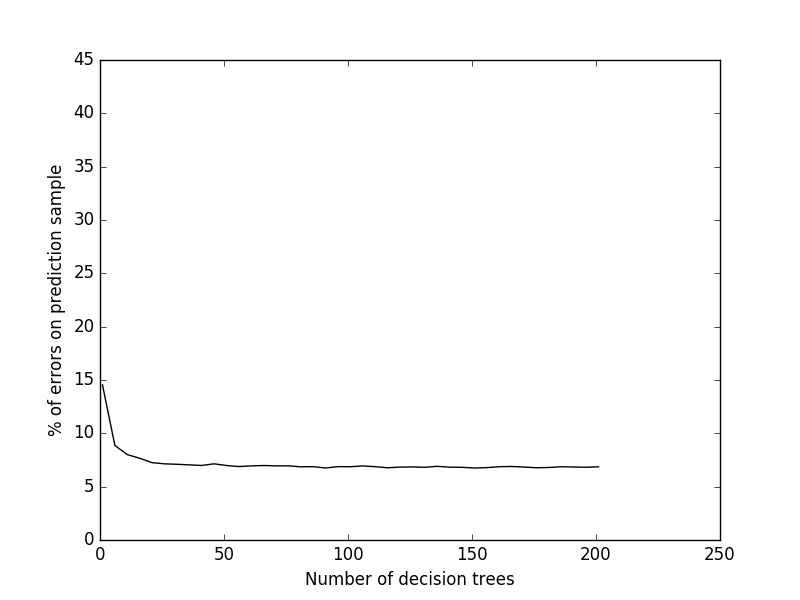

Recreate this plot in Python.
import csv
import sqlite3
import numpy as np
from sklearn.ensemble import RandomForestClassifier
import random
import difflib
import math
import numbers
import pickle
import matplotlib.pyplot as plt
import operator
import itertools
import math
import datetime
#size test does not vary with size
def rssiWithHumidity(timestamp, rssi):
	res = math.cos((2*math.pi*float(timestamp2hour(timestamp))-1)/24)
	if res < -0.5:		
		res = -0.5
	return rssi - res
def timestamp2hour(timestamp):
	return int(datetime.datetime.fromtimestamp(int(timestamp)).strftime('%H'))

def probabilityPredictionMainAndSub(sizeTest, clf4, clf3_1, clf3_2, clf3_3, clf3_4, X, X1, X2, X3, X4, XuntouchedF,XuntouchedF1,XuntouchedF2,XuntouchedF3,XuntouchedF4, YuntouchedF):
	YpredictionConsecutiveSignal = []
	probas3_1 = clf3_1.predict_proba(XuntouchedF1)
	probas3_2 = clf3_2.predict_proba(XuntouchedF2)
	probas3_3 = clf3_3.predict_proba(XuntouchedF3)
	probas3_4 = clf3_4.predict_proba(XuntouchedF4)

	probas4 = clf4.predict_proba(XuntouchedF)

	places = ['carte_bancaire', 'fenetre_casque', 'fenetre_russia', 'me', 'russia', 'the']

	for i in range(len(probas3_1)):

		probas = [probas4[i][j]+probas3_1[i][j]+probas3_2[i][j]+probas3_3[i][j]+probas3_4[i][j] for j in range(len(probas3_1[i]))]
		maxIndex = max(enumerate(probas),key=lambda x: x[1])[0]
		YpredictionConsecutiveSignal.append(places[maxIndex])

	return YpredictionConsecutiveSignal

def probabilityPredictionSub(sizeTest, clf3_1, clf3_2, clf3_3, clf3_4, X1, X2, X3, X4, XuntouchedF,XuntouchedF1,XuntouchedF2,XuntouchedF3,XuntouchedF4, YuntouchedF):
	YpredictionConsecutiveSignal = []
	probas3_1 = clf3_1.predict_proba(XuntouchedF1)
	probas3_2 = clf3_2.predict_proba(XuntouchedF2)
	probas3_3 = clf3_3.predict_proba(XuntouchedF3)
	probas3_4 = clf3_4.predict_proba(XuntouchedF4)
	places = ['carte_bancaire', 'fenetre_casque', 'fenetre_russia', 'me', 'russia', 'the']

	for i in range(len(probas3_1)):

		probas = [probas3_1[i][j]+probas3_2[i][j]+probas3_3[i][j]+probas3_4[i][j] for j in range(len(probas3_1[i]))]
		maxIndex = max(enumerate(probas),key=lambda x: x[1])[0]
		YpredictionConsecutiveSignal.append(places[maxIndex])

	return YpredictionConsecutiveSignal
	
def givesClassifier(ID, DBS, XconsecutiveSignalCombinaisons, XconsecutiveSignal, YconsecutiveSignalCombinaisons, YconsecutiveSignal, sizeTest, XuntouchedF, YuntouchedF, trees):
	clf4 = RandomForestClassifier(n_estimators=trees)

	limitTestSampleCombi = int(math.floor(int(len(XconsecutiveSignal)*sizeTest)))
	limitTestSampleFinal = int(math.floor(int(len(XconsecutiveSignal)*sizeTest)))
	clf4 = clf4.fit(XconsecutiveSignal[:limitTestSampleCombi], YconsecutiveSignal[:limitTestSampleCombi])


	YpredictionConsecutiveSignal4 = clf4.predict(XuntouchedF)
	Yshould = YuntouchedF
	ratio4 = 0
	dicDB = dict()
	for db in DBS:
		dicDB[db[2]] = 0

	for j in range(len(YpredictionConsecutiveSignal4)):
		if Yshould[j] == YpredictionConsecutiveSignal4[j]:
			ratio4 += 1
		else:
			dicDB[Yshould[j]] += 1
	errors4= ratio4
	ratio4 = float(ratio4)

	ratio4 = ratio4 / len(Yshould)
	print("Similarity percentile : " + str(ratio4))
	print("size " + str(sizeTest) + str(len(Yshould)- errors4) + " errors ( " + str(100-100*float(errors4)/len(Yshould))+ "% ) on " + str(len(Yshould)) + " predicted samples out of " + str(len(XconsecutiveSignal)) + " training samples : " + str(dicDB))
	#with open("randomForestModel" + str(ID) ,"wb") as f:
		#pickle.dump(clf4, f)
	return clf4, YpredictionConsecutiveSignal4

def givesTriList(list):
	res1 = []
	res2 = []
	res3 = []
	res4 = []
	for l in list:
		res1.append([l[0],l[1],l[2]])
		res2.append([l[0],l[1], l[3]])

		res3.append([l[0], l[2],l[3]])
		res4.append([l[1],l[2],l[3]])
	res = [res1, res2, res3, res4]
	return res

def givesList(DB_NAME, BSSID, size):
	
	FILENAME = DB_NAME[:-3] + ".csv"


	with sqlite3.connect(DB_NAME) as conn:
		c = conn.cursor()
		MAXID = 4

		
		RSSIS = []
		RSSI_HEADER = []
		for i in range(MAXID):
			RSSI_HEADER.append("RPI" + str(i + 1))
		RSSIS.append(RSSI_HEADER)

		rssiContent = []


	with sqlite3.connect(DB_NAME) as conn:
		cursor = conn.cursor()
		cursor.execute("""select ID, NAME, BSSID, TIME_STAMP, RSSI from COMBINED WHERE BSSID = ? ORDER BY TIME_STAMP ASC""", (BSSID,))
		rows = cursor.fetchall()
		extractedSignalsList = []

		for row in rows:
			extractedSignalsList.append([row[0], row[1].encode("ascii"), row[2].encode("ascii"), row[3], row[4]])
	#We have the rssis list by rpis' id : [id, RSSI] -> extractedSignalsList
	TIME_WINDOW = 15


	#index of the extractedSignalsList containing the succesive RSSIs by id : [RSSI1, RSSI2, ... , RSSIIDMAX] -> consecutiveSignalsList
	i = -1



	consecutiveSignalsList = []
	consecutiveSignal = [0]*MAXID
	#Initialisation of the timers for each RPIS : 

	timersBefore = [0]*MAXID

	# initialisation of the timers:
	k = 0
	while 0 in timersBefore:
		timersBefore[extractedSignalsList[k][0] - 1] = extractedSignalsList[k][3]
		k += 1

	timersAfter = [0]*MAXID

	idRPI = extractedSignalsList[0][0] - 1
	#index of extractedSignalsList
	j = 0

	while j < len(extractedSignalsList):
		row = extractedSignalsList[j]
		timersAfter[idRPI] = int(row[3])
		idRPI = row[0] - 1

		if isinstance(row[4], numbers.Number) and row[4] < 1:

			#If there have not been an update from all RPIS in the TIME_WINDOW : abandon of current index 
			# One of the RPIS have not manifested himself
			for l in range(MAXID):
				if timersAfter[idRPI] - timersBefore[l] > TIME_WINDOW and l != idRPI:
					consecutiveSignal[l] = 0
					timersBefore[l] = timersAfter[idRPI]

		
			#consecutiveSignal[idRPI] = rssiWithHumidity(timersAfter[idRPI], row[4])
			consecutiveSignal[idRPI] = row[4]

			if not 0 in consecutiveSignal and (len(consecutiveSignalsList) == 0 or (len(consecutiveSignalsList) > 0 and consecutiveSignal != consecutiveSignalsList[-1])): 
				roundedSignal = [0]*MAXID
				for m in range(MAXID):
					roundedSignal[m] = int(10 * consecutiveSignal[m]) / 10.0
				consecutiveSignalsList.append(roundedSignal)
				i += 1
			timersBefore[idRPI] = timersAfter[idRPI]

		j+=1
	lengthAfter = len(consecutiveSignalsList)
	#trying
	random.seed(1)
	b = range(len(consecutiveSignalsList))
	random.shuffle(b)
	consecutiveSignalsList = [consecutiveSignalsList[i] for i in b] # or:


	sizeUntouched = size
	lengthUntouched = int(math.floor(sizeUntouched*len(consecutiveSignalsList)))
	Xuntouched = consecutiveSignalsList[lengthUntouched:]
	consecutiveSignalsList = consecutiveSignalsList[:lengthUntouched]
	#Debut du test de consecutiveSignalaison
	ultiList = []
	for p in range(len(consecutiveSignalsList) - 1):
		extractedSignalsList1 = consecutiveSignalsList[p]
		extractedSignalsList2 = consecutiveSignalsList[p+1]
		consecutiveSignal = []
		i = 0
		MAX = len(extractedSignalsList1)

		for z in range(len(extractedSignalsList1)):
			for e in range(len(extractedSignalsList1)):
				for r in range(len(extractedSignalsList1)):
					oneCombinaison = [elem for elem in extractedSignalsList1]
					oneCombinaison[z] = extractedSignalsList2[z]
					oneCombinaison[e] = extractedSignalsList2[e]
					oneCombinaison[r] = extractedSignalsList2[r]
					consecutiveSignal.append(oneCombinaison)

		consecutiveSignal.sort()
		consecutiveSignal = list(consecutiveSignal for consecutiveSignal,_ in itertools.groupby(consecutiveSignal))
		consecutiveSignal.insert(0, extractedSignalsList2)
		consecutiveSignal.insert(0, extractedSignalsList1)
		ultiList.extend(consecutiveSignal)
	return [ultiList, givesTriList(ultiList), consecutiveSignalsList, givesTriList(consecutiveSignalsList), Xuntouched, givesTriList(Xuntouched)]
DB_NAME = "WEDNESDAYWEEK4AFTERNOON"

DBS = [[DB_NAME, "C1:CF:31:F3:29:6C", "russia"], [DB_NAME, "C7:64:6C:03:B9:40", "me"], [DB_NAME, "DA:E7:8C:CA:05:CF", "fenetre_casque"], [DB_NAME, "F2:39:F2:6A:80:89", "fenetre_russia"], [DB_NAME, "C7:62:97:12:1E:35", "the"], [DB_NAME, "E4:FA:6E:AF:58:19", "carte_bancaire"]]
XuntouchedF4 = []
# CHANGE DB NAMES HERE

graph = []
per = []
graph1 = []
graph2 = []
graph3 = []
graph4 = []

size = 0.50
XconsecutiveSignalCombinaisons = []
XconsecutiveSignalCombinaisons1 = []
XconsecutiveSignalCombinaisons2 = []
XconsecutiveSignalCombinaisons3 = []
XconsecutiveSignalCombinaisons4 = []
YconsecutiveSignalCombinaisons = []

XconsecutiveSignal = []
XconsecutiveSignal1 = []
XconsecutiveSignal2 = []
XconsecutiveSignal3 = []
XconsecutiveSignal4 = []
YconsecutiveSignal = []
YuntouchedF = []
XuntouchedF = []
XuntouchedF1 = []
XuntouchedF2 = []
XuntouchedF3 = []
XuntouchedF4 = []

for name in DBS:
	bigList = givesList(name[0]+".db", name[1], size)

	extractedSignalsList4 ,extractedSignalsList3_1, extractedSignalsList3_2, extractedSignalsList3_3, extractedSignalsList3_4= bigList[0], bigList[1][0], bigList[1][1], bigList[1][2], bigList[1][3]
	XconsecutiveSignalCombinaisons.extend(extractedSignalsList4)
	XconsecutiveSignalCombinaisons1.extend(extractedSignalsList3_1)
	XconsecutiveSignalCombinaisons2.extend(extractedSignalsList3_2)
	XconsecutiveSignalCombinaisons3.extend(extractedSignalsList3_3)
	XconsecutiveSignalCombinaisons4.extend(extractedSignalsList3_4)
	YconsecutiveSignalCombinaisons.extend([name[2]]*len(extractedSignalsList4))	
	
	extractedSignalsListfinal4 ,extractedSignalsListfinal3_1, extractedSignalsListfinal3_2, extractedSignalsListfinal3_3, extractedSignalsListfinal3_4= bigList[2], bigList[3][0], bigList[3][1], bigList[3][2], bigList[3][3]
	extractedSignalsListU, extractedSignalsListU1, extractedSignalsListU2, extractedSignalsListU3, extractedSignalsListU4 =  bigList[4], bigList[5][0], bigList[5][1], bigList[5][2], bigList[5][3]
	XconsecutiveSignal.extend(extractedSignalsListfinal4)
	XconsecutiveSignal1.extend(extractedSignalsListfinal3_1)
	XconsecutiveSignal2.extend(extractedSignalsListfinal3_2)
	XconsecutiveSignal3.extend(extractedSignalsListfinal3_3)
	XconsecutiveSignal4.extend(extractedSignalsListfinal3_4)
	YconsecutiveSignal.extend([name[2]]*len(extractedSignalsListfinal4))		
	XuntouchedF.extend(extractedSignalsListU)
	XuntouchedF1.extend(extractedSignalsListU1)
	XuntouchedF2.extend(extractedSignalsListU2)
	XuntouchedF3.extend(extractedSignalsListU3)
	XuntouchedF4.extend(extractedSignalsListU4)

	YuntouchedF.extend([name[2]]*len(extractedSignalsListU))


random.seed(1)

b = range(len(XconsecutiveSignalCombinaisons))

random.shuffle(b)
XconsecutiveSignalCombinaisons = [XconsecutiveSignalCombinaisons[i] for i in b] # or:
XconsecutiveSignalCombinaisons1 = [XconsecutiveSignalCombinaisons1[i] for i in b] # or:
XconsecutiveSignalCombinaisons2 = [XconsecutiveSignalCombinaisons2[i] for i in b] # or:
XconsecutiveSignalCombinaisons3 = [XconsecutiveSignalCombinaisons3[i] for i in b] # or:
XconsecutiveSignalCombinaisons4 = [XconsecutiveSignalCombinaisons4[i] for i in b] # or:

YconsecutiveSignalCombinaisons = [YconsecutiveSignalCombinaisons[i] for i in b] # or:


b = range(len(XconsecutiveSignal))

random.shuffle(b)
XconsecutiveSignal = [XconsecutiveSignal[i] for i in b] # or:
XconsecutiveSignal1 = [XconsecutiveSignal1[i] for i in b] # or:
XconsecutiveSignal2 = [XconsecutiveSignal2[i] for i in b] # or:
XconsecutiveSignal3 = [XconsecutiveSignal3[i] for i in b] # or:
XconsecutiveSignal4 = [XconsecutiveSignal4[i] for i in b] # or:

YconsecutiveSignal = [YconsecutiveSignal[i] for i in b] # or:



NumberTrees = 1010
NumberClf = 100
for i in range(10, NumberTrees, 10):
	mean = 0
	for j in range(NumberClf):
		sizeTest = 0.999
		Yshould = YuntouchedF
		clf4, YpredictionConsecutiveSignal4 = givesClassifier("4", DBS, XconsecutiveSignalCombinaisons, XconsecutiveSignal, YconsecutiveSignalCombinaisons, YconsecutiveSignal, sizeTest, XuntouchedF, YuntouchedF, i)
		# clf3_1, YpredictionConsecutiveSignal3_1 = givesClassifier("3_1", DBS, XconsecutiveSignalCombinaisons1, XconsecutiveSignal1, YconsecutiveSignalCombinaisons, YconsecutiveSignal, sizeTest, XuntouchedF1, YuntouchedF)
		# clf3_2, YpredictionConsecutiveSignal3_2 = givesClassifier("3_2", DBS, XconsecutiveSignalCombinaisons2, XconsecutiveSignal2, YconsecutiveSignalCombinaisons, YconsecutiveSignal, sizeTest, XuntouchedF2, YuntouchedF)
		# clf3_3, YpredictionConsecutiveSignal3_3 = givesClassifier("3_3", DBS, XconsecutiveSignalCombinaisons3, XconsecutiveSignal3, YconsecutiveSignalCombinaisons, YconsecutiveSignal, sizeTest, XuntouchedF3, YuntouchedF)
		# clf3_4, YpredictionConsecutiveSignal3_4 = givesClassifier("3_4", DBS, XconsecutiveSignalCombinaisons4, XconsecutiveSignal4, YconsecutiveSignalCombinaisons, YconsecutiveSignal, sizeTest, XuntouchedF4, YuntouchedF)



		
	 	ratio = 0
		for k in range(len(YpredictionConsecutiveSignal4)):
			proba = {'me':0, 'russia':0, 'the':0, 'fenetre_casque':0, 'fenetre_russia':0, 'carte_bancaire':0}
			pos4 = str(YpredictionConsecutiveSignal4[k])

			proba[pos4] += 1
			
			pos = max(proba.iteritems(), key=operator.itemgetter(1))[0]
			if pos != Yshould[k]:
				ratio += 1
		errors = ratio
		ratio = float(ratio)
		ratio = ratio / len(Yshould)
		mean += errors/float(NumberClf)



		
	 # 	ratio = 0
		# for k in range(len(YpredictionConsecutiveSignal3_1)):
		# 	proba = {'me':0, 'russia':0, 'the':0, 'fenetre_casque':0, 'fenetre_russia':0, 'carte_bancaire':0}
		# 	pos4 = str(YpredictionConsecutiveSignal4[k])
		# 	pos3_1 = str(YpredictionConsecutiveSignal3_1[k])
		# 	pos3_2 = str(YpredictionConsecutiveSignal3_2[k])
		# 	pos3_3 = str(YpredictionConsecutiveSignal3_3[k])
		# 	pos3_4 = str(YpredictionConsecutiveSignal3_4[k])
		# 	proba[pos4] += 0
		# 	proba[pos3_1] += 1
		# 	proba[pos3_2] += 1
		# 	proba[pos3_3] += 1
		# 	proba[pos3_4] += 1
		# 	pos = max(proba.iteritems(), key=operator.itemgetter(1))[0]
		# 	if pos == Yshould[k]:
		# 		ratio += 1
		# errors = ratio
		# ratio = float(ratio)
		# ratio = ratio / len(Yshould)
		# graph1.append(100-100*float(errors)/len(Yshould))





	 # 	ratio = 0
		# for k in range(len(YpredictionConsecutiveSignal4)):
		# 	proba = {'me':0, 'russia':0, 'the':0, 'fenetre_casque':0, 'fenetre_russia':0, 'carte_bancaire':0}
		# 	pos4 = str(YpredictionConsecutiveSignal4[k])
		# 	pos3_1 = str(YpredictionConsecutiveSignal3_1[k])
		# 	pos3_2 = str(YpredictionConsecutiveSignal3_2[k])
		# 	pos3_3 = str(YpredictionConsecutiveSignal3_3[k])
		# 	pos3_4 = str(YpredictionConsecutiveSignal3_4[k])
		# 	proba[pos4] += 1
		# 	proba[pos3_1] += 1
		# 	proba[pos3_2] += 1
		# 	proba[pos3_3] += 1
		# 	proba[pos3_4] += 1
		# 	pos = max(proba.iteritems(), key=operator.itemgetter(1))[0]
		# 	if pos == Yshould[k]:
		# 		ratio += 1
		# errors = ratio
		# ratio = float(ratio)
		# ratio = ratio / len(Yshould)
		# graph2.append(100-100*float(errors)/len(Yshould))
		

		# YpredictionConsecutiveSignal = probabilityPredictionMainAndSub(sizeTest, clf4, clf3_1, clf3_2, clf3_3, clf3_3, XconsecutiveSignal, XconsecutiveSignal1, XconsecutiveSignal2, XconsecutiveSignal3, XconsecutiveSignal4, XuntouchedF,XuntouchedF1,XuntouchedF2,XuntouchedF3,XuntouchedF4, YuntouchedF)
	 # 	ratio = 0
		# for k in range(len(YpredictionConsecutiveSignal)):

		# 	if YpredictionConsecutiveSignal[k] == YuntouchedF[k]:
		# 		ratio += 1
		# errors = ratio
		# ratio = float(ratio)
		# ratio = ratio / len(Yshould)
		# graph3.append(100-100*float(errors)/len(Yshould))



		# YpredictionConsecutiveSignal = probabilityPredictionSub(sizeTest, clf3_1, clf3_2, clf3_3, clf3_3, XconsecutiveSignal1, XconsecutiveSignal2, XconsecutiveSignal3, XconsecutiveSignal4, XuntouchedF,XuntouchedF1,XuntouchedF2,XuntouchedF3,XuntouchedF4, YuntouchedF)
	 # 	ratio = 0
		# for k in range(len(YpredictionConsecutiveSignal)):

		# 	if YpredictionConsecutiveSignal[k] == YuntouchedF[k]:
		# 		ratio += 1
		# errors = ratio
		# ratio = float(ratio)
		# ratio = ratio / len(Yshould)
		# graph4.append(100-100*float(errors)/len(Yshould))
	graph.append(100*float(mean)/(len(Yshould)))
	per.append(i)
print(graph)
plt.gca().set_color_cycle(['black', 'green', 'blue', 'red', 'orange'])
axes = plt.gca()

plt.plot(per,graph)
# plt.plot(per,graph1)
#plt.plot(per,graph2)
#plt.plot(per,graph3)
#plt.plot(per,graph4)

plt.legend(['Main'], loc='upper right')
plt.ylabel('% of errors on prediction sample')
plt.xlabel('Number of decision trees')
plt.savefig("trees.png")

plt.show()

